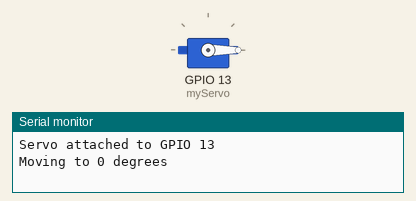
Simulated run of this sketch. Board: ESP32. Shown: servo, the last lines printed to the serial monitor.

Above: at 0.05 s.
At 1.5 s:
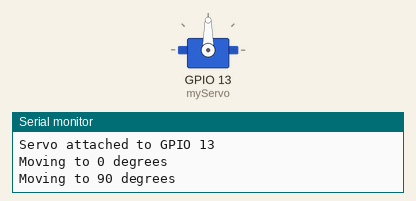
At 3.0 s:
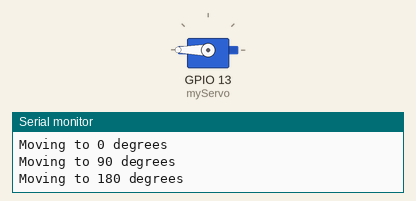
Timing chart, 0 to 6.9 s (numbered marks = the images above):
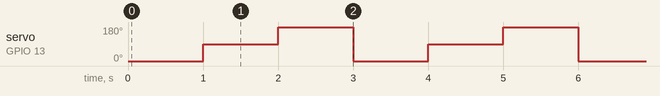

Measured:
- by itself, servo on GPIO 13 (myServo): repeats every 3.0 s: 180° 1.0 s, 0° 1.0 s, 90° 1.0 s

The sketch:

Esp32-Motor.ino
```cpp
#include <ESP32Servo.h>

Servo myServo;  // Create a servo object

void setup() {
  Serial.begin(115200);
  myServo.attach(13);  // Attach servo to GPIO 13 (PWM-capable)
  Serial.println("Servo attached to GPIO 13");
}

void loop() {
  myServo.write(0);   // Move to 0 degrees
  Serial.println("Moving to 0 degrees");
  delay(1000);
  myServo.write(90);  // Move to 90 degrees
  Serial.println("Moving to 90 degrees");
  delay(1000);
  myServo.write(180); // Move to 180 degrees
  Serial.println("Moving to 180 degrees");
  delay(1000);
}
```
